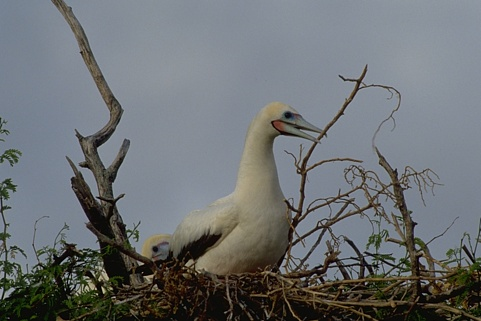
%> input picture Image Segmentation/training_images/im1.jpg, 481 x 321 px
$ octave --eval "result = segment_image(imread('training_images/im1.jpg'));"   (GNU Octave 9; MATLAB toolbox functions it lacks are replaced by stand-ins)
%> lines starting %> are read from the running program, lines starting %| are printed output that depends on the picture
### Image Segmentation/gabor2.m
function gb=gabor2(sigma,freq,orient,aspect,phase)
%function gb=gabor2(sigma,freq,orient,aspect,phase)
%
% This function produces a numerical approximation to 2D Gabor function.
% Parameters:
% sigma  = standard deviation of Gaussian envelope, this in-turn controls the
%          size of the result (pixels)
% freq   = the frequency of the sin wave (1/pixels)
% orient = orientation of the Gabor from the vertical (degrees)
% aspect = aspect ratio of Gaussian envelope (1 = circular symmetric envelope,
%          lower values produce longer functions)
% phase  = the phase of the sin wave (degrees)

sz=fix(7*sigma./max(0.2,aspect));
if mod(sz,2)==0, sz=sz+1; end

[x y]=meshgrid(-fix(sz/2):fix(sz/2),fix(-sz/2):fix(sz/2));

% Rotation
orient=orient*pi/180;
xDash=x*cos(orient)+y*sin(orient);
yDash=-x*sin(orient)+y*cos(orient);

phase=phase*pi/180;

gb=exp(-.5*((xDash.^2/sigma^2)+(aspect^2*yDash.^2/sigma^2))).*(cos(2*pi*xDash*freq+phase));

%ensure gabor sums to zero (so it is a valid differencing mask)
gbplus=max(0,gb);
gbneg=max(0,-gb);
gb(gb>0)=gb(gb>0)./sum(sum(gbplus));
gb(gb<0)=gb(gb<0)./sum(sum(gbneg));

### Image Segmentation/segment_image.m
function [seg] = segment_image(I)
%% 算法1：边缘检测方法
I = im2double(I);
    sigma = 0.01;
    freq = 0.01;
    aspect = 0.75;
    phase1 = 90;
    phase2 = 0;
    Idg = rgb2gray(I);
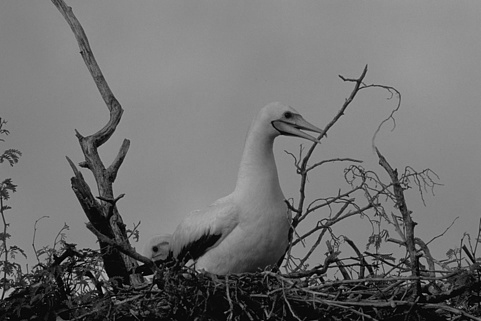
%> Idg: size 321x481 double; min 0, max 0.754, mean 0.438
    Img = 0;
    for orientation = 0:10:180
        g1 = gabor2(sigma,freq,orientation,aspect,phase1);
        g2 = gabor2(sigma,freq,orientation,aspect,phase2);
        img1 = conv2(Idg, g1, 'same');
        img2 = conv2(Idg, g2, 'same');
        img = sqrt((img1.^2) + (img2.^2));
        Img = max(Img, img);
    end
%> this loop made 19 passes
%> pass 1, in segment_image, `img = sqrt((img1.^2) + (img2.^2));`:
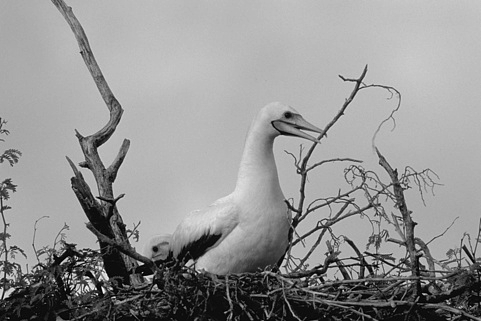
%> img: size 321x481 double; min 0, max 1.07, mean 0.619; drawn with min black and max white
    mask_mean = fspecial('average', [3 3]);
    Img = conv2(Img, mask_mean, 'same');
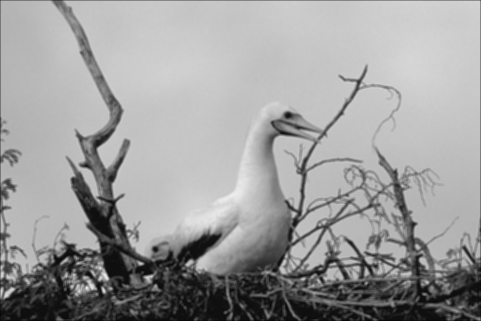
%> Img: size 321x481 double; min 0.0251, max 0.932, mean 0.617
    seg = edge(Img, 'canny');%提取边缘
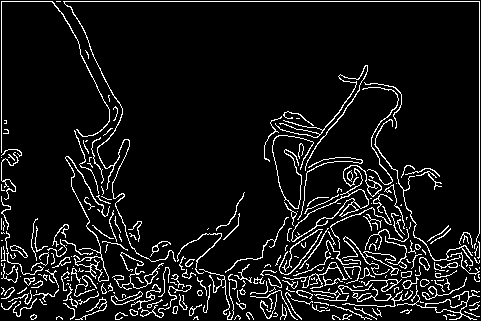
%> seg: size 321x481 logical; 8.4% white in thin lines or dots
    seg = bwareaopen(seg, 100, 8) ;%去除小洞
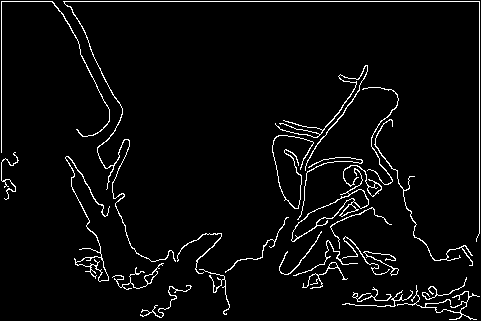
%> seg: size 321x481 logical; 4% white in thin lines or dots
    figure, imshow(seg), title('去除小孔');
end

$ run again, on Image Segmentation/training_images/im10.jpg
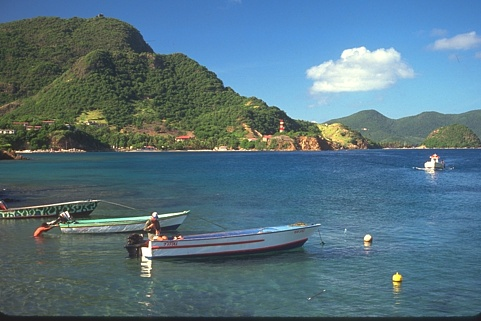
%> input picture Image Segmentation/training_images/im10.jpg, 481 x 321 px
%> in segment_image, `Img = conv2(Img, mask_mean, 'same');`:
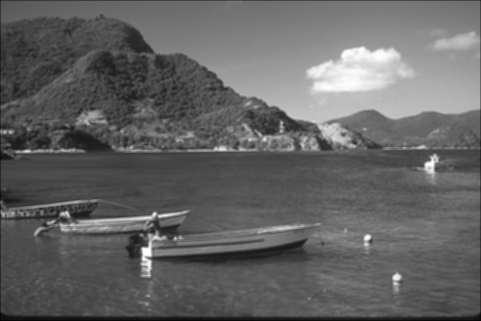
%> Img: size 321x481 double; min 0.0717, max 1.41, mean 0.598; drawn with min black and max white
%> in segment_image, `seg = bwareaopen(seg, 100, 8) ;`:
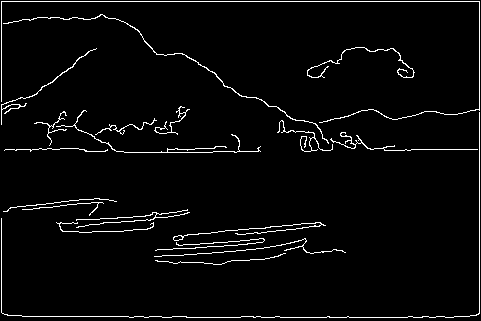
%> seg: size 321x481 logical; 3.4% white in thin lines or dots

$ run again, on Image Segmentation/training_images/im11.jpg
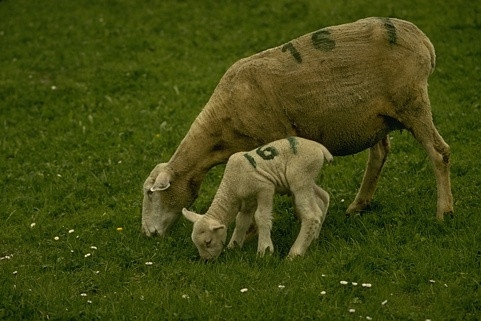
%> input picture Image Segmentation/training_images/im11.jpg, 481 x 321 px
%> in segment_image, `Img = conv2(Img, mask_mean, 'same');`:
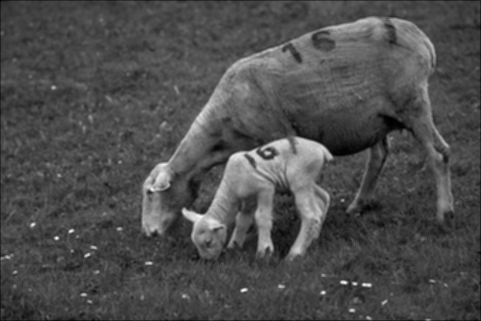
%> Img: size 321x481 double; min 0.0512, max 1.06, mean 0.358; drawn with min black and max white
%> in segment_image, `seg = bwareaopen(seg, 100, 8) ;`:
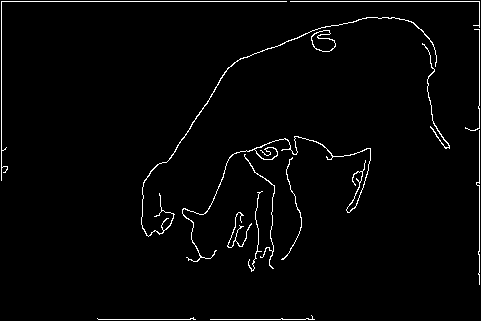
%> seg: size 321x481 logical; 2.2% white in thin lines or dots
